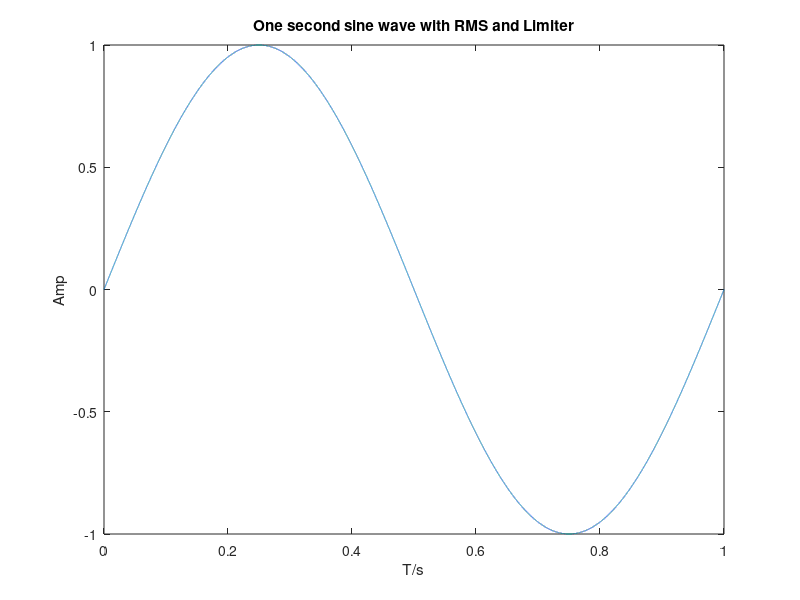

Source code (MATLAB): (Note: this script raises an error after producing the figure.)
t = (0:1/44100:1)';
x_sin = sin(2 * pi * t);
plot(t,x_sin);
title('One second sine wave with RMS and Limiter');
xlabel('T/s');
ylabel('Amp');
hold on
plot(t,myRmsMeasure(x_sin,44100,100));
plot(t,myPeakMeasure(x_sin,44100,1,100));
hold off
axis tight
legend('sin','rms','peak');
figure;
% 
% x_song = audioread('sv44_short.wav');
x_song = audioread('sv44_short.wav');
plot(x_song);
title('song track with static curve');
xlabel('T/s');
ylabel('Amp');
hold on
x_peak = myPeakMeasure(x_song,44100,1,100);
plot(x_peak);
plot(2 .^ myStaticCurve(log2(x_peak),1,-3));
hold off
legend('original','peak','static curve');
axis tight
figure;

y_limiter = myDynamic(x_song,44100,-3,1,1,100,0,'peak');
 plot(x_song);
 title('song track with limiter');
 xlabel('T/s');
 ylabel('Amp');
 hold on
 plot(y_limiter);
 hold off
 axis tight
 legend('original','limiter');
 figure;
 
 y_compressor = myDynamic(x_song,44100,-3,0.75,1,100,100,'rms');
 plot(x_song);
 title('song track with compressor');
 xlabel('T/s');
 ylabel('Amp');
 hold on
 plot(y_compressor);
 hold off
 axis tight
 legend('original','compressor');
 
